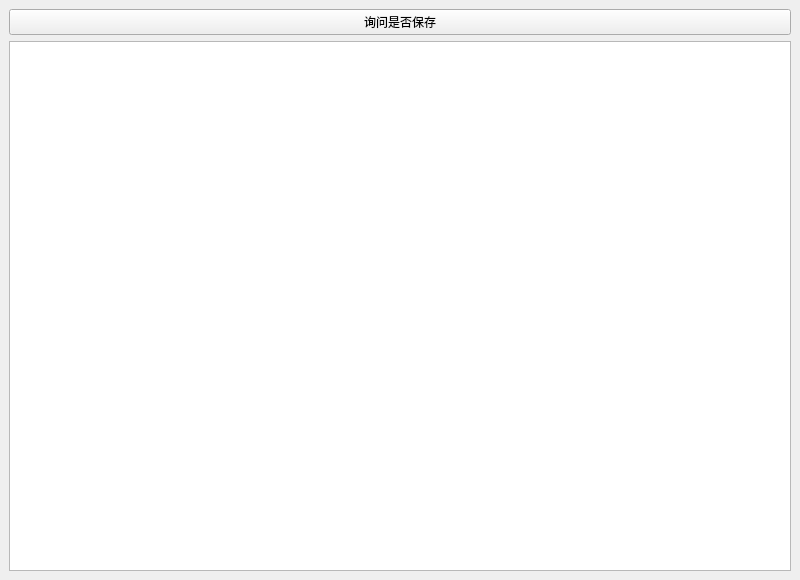
<?xml version="1.0" encoding="UTF-8"?>
<ui version="4.0">
 <class>MainWindow</class>
 <widget class="QMainWindow" name="MainWindow">
  <property name="geometry">
   <rect>
    <x>0</x>
    <y>0</y>
    <width>800</width>
    <height>580</height>
   </rect>
  </property>
  <property name="windowTitle">
   <string>7.5 消息框与三种选择结果</string>
  </property>
  <widget class="QWidget" name="centralwidget">
   <layout class="QVBoxLayout" name="verticalLayout">
    <item>
     <widget class="QPushButton" name="run">
      <property name="text">
       <string>询问是否保存</string>
      </property>
     </widget>
    </item>
    <item>
     <widget class="QTextEdit" name="resultEdit" />
    </item>
   </layout>
  </widget>
 </widget>
 <resources />
 <connections />
</ui>
